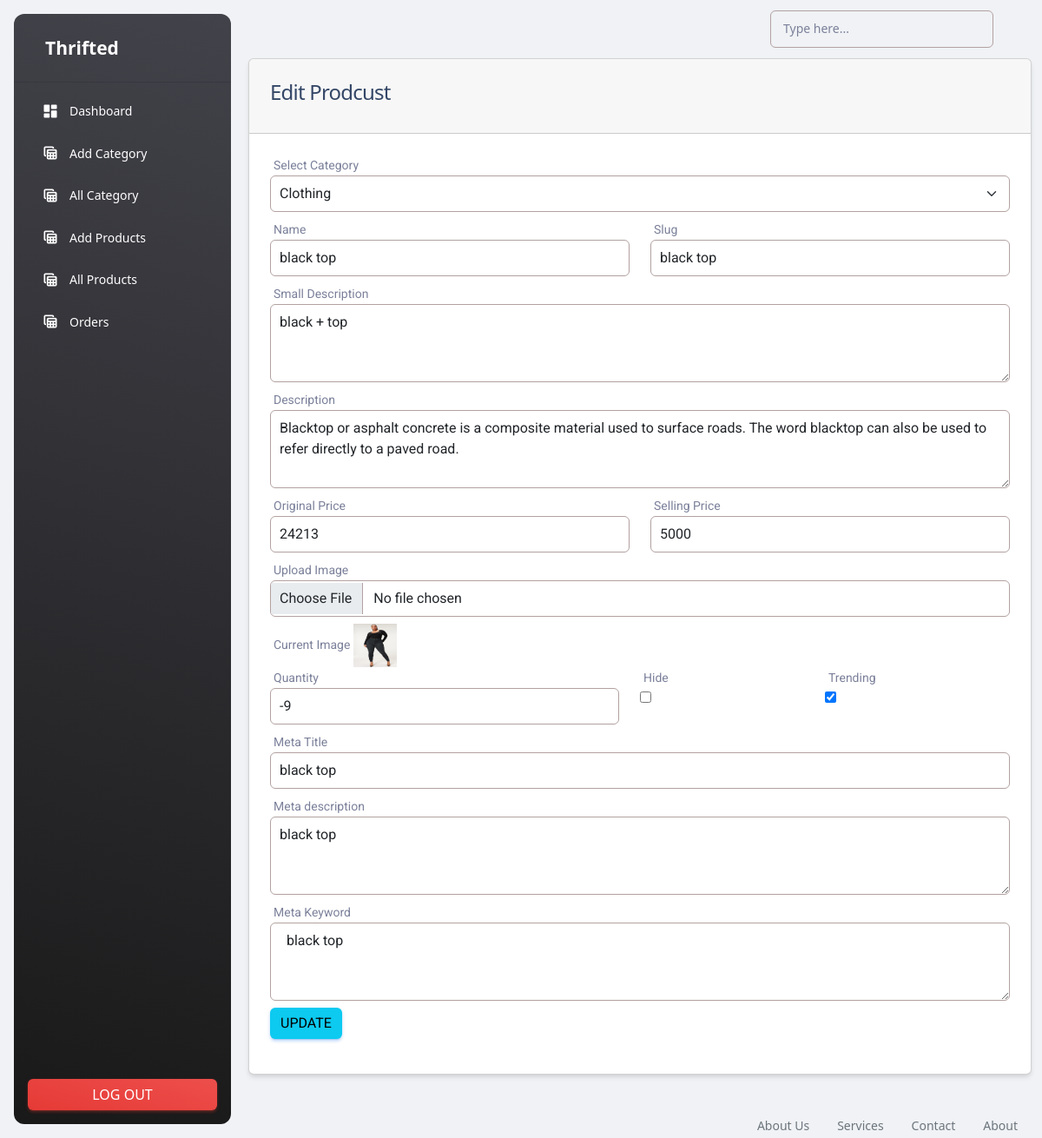
Page /admin/edit-product.php?id=19 (signed in) on the committed database.
### tables this page shows
CREATE TABLE `products` (
  `id` int(11) NOT NULL,
  `category_id` int(11) NOT NULL,
  `name` varchar(255) NOT NULL,
  `slug` varchar(255) NOT NULL,
  `small_description` mediumtext NOT NULL,
  `description` mediumtext NOT NULL,
  `original_price` int(11) NOT NULL,
  `selling_price` int(11) NOT NULL,
  `image` varchar(255) NOT NULL,
  `qty` int(11) NOT NULL,
  `status` tinyint(4) NOT NULL,
  `trending` tinyint(4) NOT NULL,
  `meta_title` varchar(255) NOT NULL,
  `meta_keywords` mediumtext NOT NULL,
  `meta_description` mediumtext NOT NULL,
  `created_at` timestamp NOT NULL DEFAULT current_timestamp()
);

CREATE TABLE `categories` (
  `id` int(11) NOT NULL,
  `name` varchar(255) NOT NULL,
  `slug` varchar(255) NOT NULL,
  `description` mediumtext DEFAULT NULL,
  `status` tinyint(4) NOT NULL DEFAULT 0,
  `popular` tinyint(4) NOT NULL DEFAULT 0,
  `image` varchar(255) NOT NULL,
  `meta_title` varchar(255) NOT NULL,
  `meta_description` mediumtext NOT NULL,
  `meta_keywords` mediumtext NOT NULL,
  `created_at` timestamp NOT NULL DEFAULT current_timestamp()
);

### functions/myFunction.php (called while the page is built, shortened)
<?php
include('../config/dbcon.php');
function getAll($table){
    global $con;
    $query = "SELECT * FROM $table";
  return  $query_run = mysqli_query($con, $query);
}
function getById($table , $id){
    global $con;
    $query = "SELECT * FROM $table WHERE id = '$id' ";
  return  $query_run = mysqli_query($con, $query);
}
?>

### admin/edit-product.php (the view, shortened to what this page needs)
<?php
include('includes/header.php');
?>
    <div class="container">
        <div class="row">
            <div class="col-md-12">
                <?php
                if(isset($_GET['id'])) {
                $id = $_GET['id'];
                $product = getById("products", $id);
                if(mysqli_num_rows($product) > 0){
                    $data = mysqli_fetch_array($product);
                    ?>
              <div class="card">
                    <div class="card-header">
                        <h4>Edit Prodcust</h4>
                    </div>
                    <div class="card-body">
                        <form action="code.php" method="POST" enctype="multipart/form-data">
                            <div class="row">
                                <div class="col-md-12">
                                    <label class="mb-0">Select Category</label>
                                        <select name="category_id" class="form-select mb-2" >
                                                <?php  $categories = getAll("categories");
                                                if(mysqli_num_rows($categories) > 0){
                                                foreach($categories as $item){ ?>
                                                <option value="<?= $item['id'] ?>" <?= $data['category_id'] == $item['id'] ?'selected':'' ?>><?= $item['name']; ?></option>
                                                <?php     } }
                                                else
                                                {
                                                    echo "No category Available";
                                                }
                                                ?>
                                        </select>
                                </div>
                                <div class="col-md-6">
                                    <label class="mb-0">Name</label>
                                    <input type="text" name="name"  value="<?= $data['name']; ?>" class="form-control mb-2" placeholder="Enter category name">
                                </div>
                                <div class="col-md-6">
                                    <label class="mb-0">Slug</label>
                                    <input type="text"  name="slug" value="<?= $data['slug']; ?>" class="form-control mb-2" placeholder="Enter Slug">
                                </div>
                                <div class="col-md-12">
                                    <label class="mb-0"> Small Description</label>
                                    <textarea name="small_description" id="" placeholder="Enter small description" rows="3" class="form-control mb-2"><?= $data['small_description']; ?></textarea>
                                </div>
                                <div class="col-md-12">
                                    <label class="mb-0">Description</label>
                                    <textarea name="description" id="" placeholder="Enter description" rows="3" class="form-control mb-2"><?= $data['description']; ?></textarea>
                                </div>
                                <div class="col-md-6">
                                    <label class="mb-0">Original Price</label>
                                    <input type="text" name="original_price" value="<?= $data['original_price']; ?>" class="form-control mb-2" placeholder="Enter original price">
                                </div>
                                <div class="col-md-6">
                                    <label class="mb-0">Selling Price</label>
                                    <input type="text"  name="selling_price" class="form-control mb-2" value="<?= $data['selling_price']; ?>" placeholder="Enter Selling price">
                                </div>
                                <div class="col-md-12">
                                    <label class="mb-0">Upload Image</label>
                                    <input type="file" name="image" id="" class="form-control mb-2">
                                    <label for="">Current Image</label>
                                            <img src="../uploads/<?= $data['image']; ?>" alt="" height="50px" width="50px">
                                </div>
                                <div class="row">
                                        <div class="col-md-6">
                                            <label class="mb-0">Quantity</label>
                                            <input type="number"  name="qty" value="<?= $data['qty']; ?>" class="form-control mb-2" placeholder="Enter Quantity">
                                        </div>
                                        <div class="col-md-3">
                                            <label class="mb-0">Hide</label>  <br>
                                            <input type="checkbox" <?= $data['status']? "checked" : "" ?> name="status" id="" >
                                        </div>
                                        <div class="col-md-3">
                                            <label class="mb-0">Trending</label> <br>
                                            <input type="checkbox" <?= $data['trending']? "checked" : "" ?> name="trending" id="" >
                                        </div>
                                </div>
                                <div class="col-md-12">
                                    <label class="mb-0">Meta Title</label>
                                    <input type="text" name="meta_title" value="<?= $data['meta_title']; ?>" class="form-control mb-2">
                                </div>
                                <div class="col-md-12">
                                    <label class="mb-0">Meta description</label>
                                    <textarea name="meta_description" id=""  rows="3" class="form-control mb-2"><?= $data['meta_description']; ?></textarea>
                                </div>
                                <div class="col-md-12">
                                    <label class="mb-0">Meta Keyword</label>
                                    <textarea name="meta_keyword" id=""  rows="3" class="form-control mb-2"> <?= $data['meta_keywords']; ?></textarea>
                                </div>
                                <div class="col-md-12">
                                    <button class="btn btn-info" name="update_product_btn" type="submit">Update</button>
                                </div>
                            </div>
                        </form>
                    </div>
              </div>
                <?php   }
                else
                {
                    echo "product not found ";
                }
                ?>
              <?php   }
              else{
                echo "Id missing from the URL";
              }
              ?>
            </div>
        </div>
    </div>
<?php include('includes/footer.php');?>

### admin/includes/header.php (style rules this page uses)
.form-control { border: 1px solid #b3a1a1 !important; padding: 8px 10px; }
.form-select { border: 1px solid #b3a1a1 !important; padding: 8px 10px; }

### rows in the picture
products: category_id "Clothing", name "black top", slug "black top", small_description "black + top", description "Blacktop or asphalt concrete is a composite material used to surface roads. The word blacktop can also be used to refer directly to a paved road.", original_price "24213", selling_price "5000", image (picture), qty "-9", trending "☑", meta_title "black top", meta_description "black top", meta_keyword "black top"
